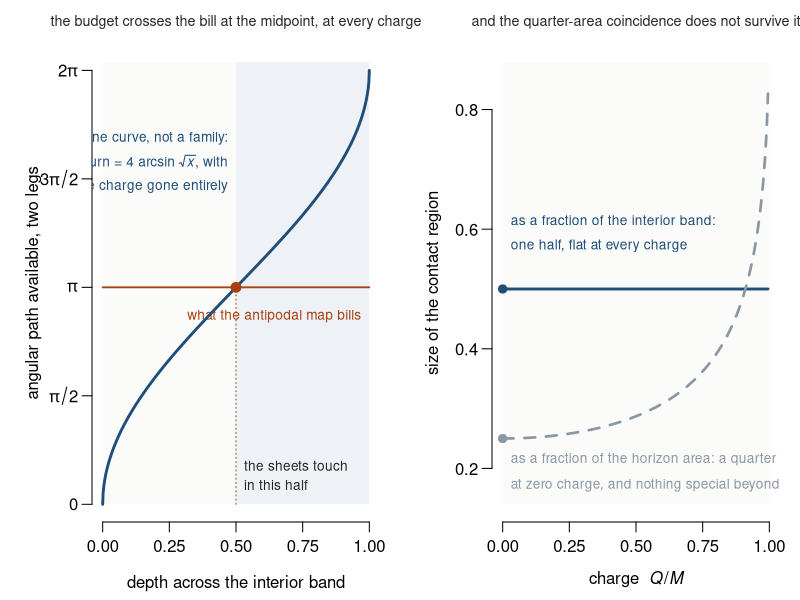
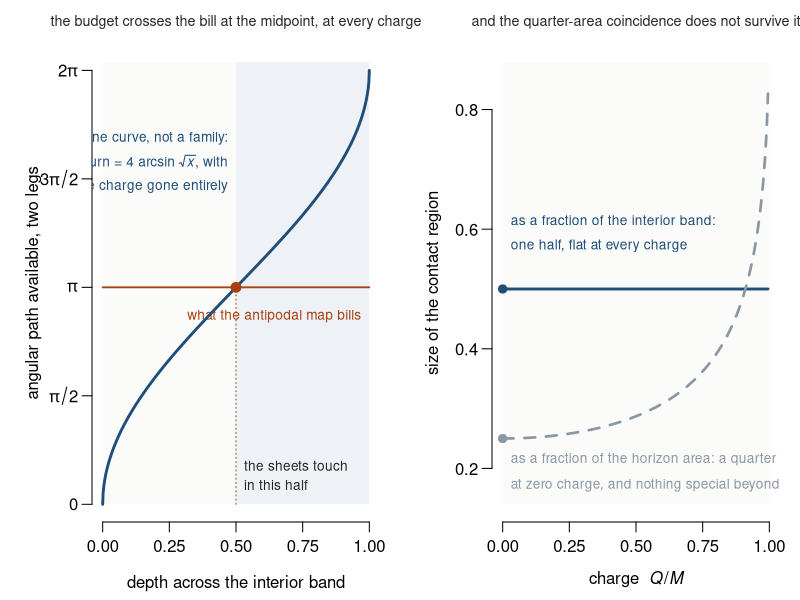

These charts were generated, in order, by the following R code:
#!/usr/bin/env Rscript
# fig_contact_universal.R -- Section 5: the contact region, and which way of saying it survives.
#
# Inside the horizon the causality bound is d(angle) <= dr / sqrt(G) with G = -r^2 f. For
# Reissner-Nordstrom r^2 f = (r - r_+)(r - r_-), so G = (r_+ - r)(r - r_-) is a monic quadratic
# whose roots are the ends of the band, and one leg from r out to the horizon integrates to
#     2 arcsin sqrt( (r_+ - r) / (r_+ - r_-) ) .
# Write x for that depth fraction, 0 at the outer horizon and 1 at the inner. Two legs give
#     turn(x) = 4 arcsin sqrt(x)
# with the charge gone entirely: ONE curve, not a family. The antipodal map bills pi, and
#     4 arcsin sqrt(x) >= pi  <=>  sqrt(x) >= sin(pi/4)  <=>  x >= 1/2 ,
# so the budget crosses the bill at the midpoint of the band at every charge, exactly.
# That is the reaching statement. Confining contact to the inner half needs the maximiser
# argument, which holds for an uncharged hole and is open at charge; see A.15 and 5.1.
#
# Right panel: the same result stated two ways, only one of which survives charge. As a
# fraction of the band the contact region is one half and does not move. As a fraction of the
# horizon AREA it is a quarter at Q = 0 and runs to better than three quarters near extremality,
# so the quarter-area reading is a coincidence of r_- = 0 and not a thermodynamic statement.
# Arithmetic and planted failures: checks/calc/contact_charged.R

turn <- function(x) 4 * asin(sqrt(x))
stopifnot(abs(turn(0.5) - pi) < 1e-12, turn(0.4999) < pi, turn(0.5001) > pi)
s    <- function(Q) sqrt(1 - Q^2)
area <- function(Q) 1 / (1 + s(Q))^2           # (r_c/r_+)^2 with r_c = M
cat("=== the contact condition, normalised to the band ===\n\n")
cat("  turn(x) = 4 arcsin sqrt(x) reaches pi at x = 0.5 exactly, with no charge in it.\n\n")
cat("     Q/M     r_-/r_+    contact as fraction of band    as fraction of horizon area\n")
for (Q in c(0, 0.3, 0.6, 0.9, 0.99)) {
  rp <- 1 + s(Q); rm <- 1 - s(Q)
  cat(sprintf("   %6.3f   %8.5f   %22.7f   %24.5f\n", Q, rm/rp, 0.5, area(Q)))
}
stopifnot(abs(area(0) - 0.25) < 1e-12, area(0.99) > 0.76)
cat("\n  The band fraction does not move. The area fraction runs from 0.250 to 0.768, so the\n")
cat("  quarter-of-the-horizon reading is numerology and charge is what exposes it.\n")

ink <- "grey15"; c1 <- "#1f4e79"; mark <- "#a8400f"; grey <- "#8a97a4"
draw <- function() {
  par(mfrow = c(1, 2), mar = c(3.9, 4.6, 2.2, 1.0), mgp = c(2.5, 0.7, 0), xpd = FALSE)

  x <- seq(0, 1, length.out = 600)
  plot(NA, xlim = c(0, 1), ylim = c(0, 2*pi*1.02), axes = FALSE,
       xlab = "depth across the interior band",
       ylab = "angular path available, two legs")
  rect(0, 0, 1, 2*pi*1.02, col = "#fbfbfa", border = NA)
  axis(1, at = seq(0, 1, 0.25))
  axis(2, at = c(0, pi/2, pi, 3*pi/2, 2*pi),
       labels = c("0", expression(pi/2), expression(pi), expression(3*pi/2), expression(2*pi)), las = 1)
  rect(0.5, 0, 1, 2*pi*1.02, col = "#eef1f5", border = NA)
  segments(0, pi, 1, pi, col = mark, lwd = 1.8)
  # crossed by the dotted midpoint guide at x = 0.5, and it straddles the edge of the shaded
  # right half, so a single-colour mask would show as a box. Accepted instead, in
  # checks/ink_overlaps_accepted.tsv.
  text(0.97, pi - 0.42, "what the antipodal map bills", col = mark, cex = 0.82, adj = 1)
  lines(x, turn(x), col = c1, lwd = 2.8)
  points(0.5, pi, pch = 19, cex = 1.3, col = mark)
  segments(0.5, 0, 0.5, pi, col = mark, lty = 3)
  text(0.53, 0.55, "the sheets touch", col = ink, cex = 0.82, adj = 0)
  text(0.53, 0.28, "in this half", col = ink, cex = 0.82, adj = 0)
  text(0.47, 5.30, "one curve, not a family:", col = c1, cex = 0.82, adj = 1)
  text(0.47, 4.95, expression(paste("turn = 4 arcsin ", sqrt(italic(x)), ", with")), col = c1, cex = 0.82, adj = 1)
  text(0.47, 4.60, "the charge gone entirely", col = c1, cex = 0.82, adj = 1)
  mtext("the budget crosses the bill at the midpoint, at every charge", side = 3, line = 0.7,
        cex = 0.86, col = ink)

  Qs <- seq(0, 0.995, length.out = 500)
  plot(NA, xlim = c(0, 1), ylim = c(0.14, 0.88), axes = FALSE,
       xlab = expression(paste("charge  ", italic(Q), "/", italic(M))),
       ylab = "size of the contact region")
  rect(0, 0.14, 1, 0.88, col = "#fbfbfa", border = NA)
  axis(1, at = seq(0, 1, 0.25)); axis(2, at = seq(0.2, 0.8, 0.2), las = 1)
  lines(Qs, rep(0.5, length(Qs)), col = c1, lwd = 2.8)
  lines(Qs, area(Qs), col = grey, lwd = 2.6, lty = 2)
  text(0.03, 0.615, "as a fraction of the interior band:", col = c1, cex = 0.82, adj = 0)
  text(0.03, 0.572, "one half, flat at every charge", col = c1, cex = 0.82, adj = 0)
  text(0.03, 0.215, "as a fraction of the horizon area: a quarter only", col = grey, cex = 0.82, adj = 0)
  text(0.03, 0.172, "at zero charge, and nothing special beyond it", col = grey, cex = 0.82, adj = 0)
  points(0, 0.25, pch = 19, cex = 1.1, col = grey); points(0, 0.5, pch = 19, cex = 1.1, col = c1)
  mtext("and the quarter-area coincidence does not survive it", side = 3, line = 0.7,
        cex = 0.86, col = ink)
}
for (f in c("papers/2_over_the_horizon/fig_companion_contact.pdf", "papers/2_over_the_horizon/fig_companion_contact.png")) {
  if (grepl("pdf$", f)) pdf(f, width = 8.6, height = 4.2) else png(f, width = 1330, height = 650, res = 150)
  draw(); invisible(dev.off()); cat("  wrote", f, "\n")
}
